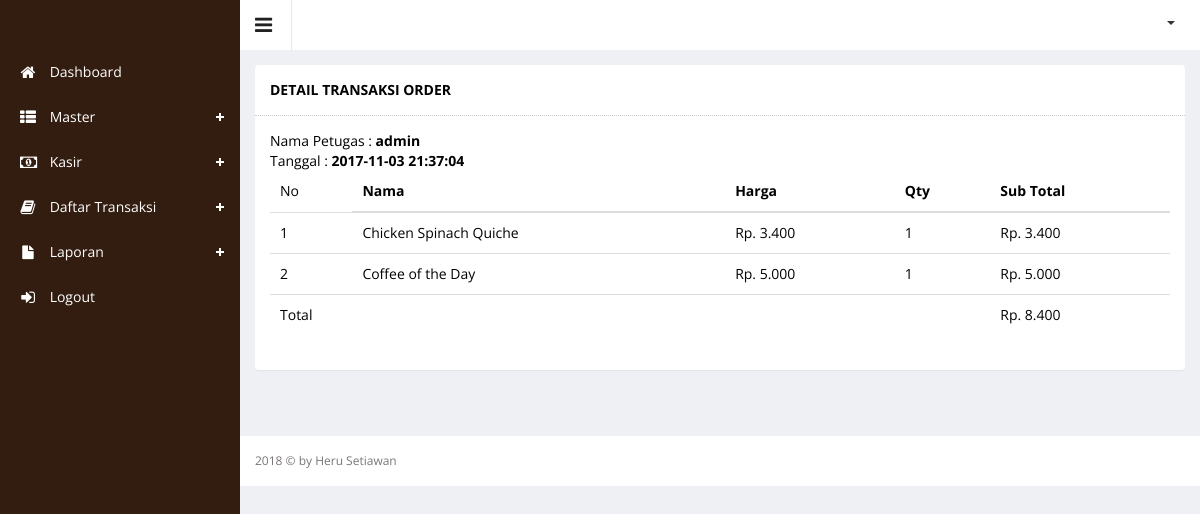
The app's page /index.php?hal=master/transaksi/detail&id=521 (signed in) with its own data.
### tables this page shows
CREATE TABLE `orders` (
  `id_orders` int(5) NOT NULL,
  `nama_petugas` varchar(100) NOT NULL,
  `tgl_order` datetime NOT NULL,
  `jam_order` time NOT NULL
);

CREATE TABLE `orders_detail` (
  `id_orders` int(5) NOT NULL,
  `product_id` int(5) NOT NULL,
  `jumlah` int(5) NOT NULL
);

CREATE TABLE `product` (
  `product_id` int(10) UNSIGNED NOT NULL,
  `product_name` varchar(100) DEFAULT NULL,
  `product_price` int(11) DEFAULT NULL,
  `product_desc` text,
  `product_images` text,
  `product_stock` int(11) DEFAULT NULL,
  `product_date` datetime DEFAULT NULL,
  `category_id` int(11) DEFAULT NULL
);

### master/transaksi/detail.php (the view, shortened to what this page needs)
<?php
$id = $_GET['id'];
$queryRowOrder = mysql_query("SELECT *
FROM
    `product`
    INNER JOIN `orders_detail`
        ON (`product`.`product_id` = `orders_detail`.`product_id`)
    INNER JOIN `orders`
        ON (`orders`.`id_orders` = `orders_detail`.`id_orders`) WHERE orders.id_orders= '" . $id . "'");
?>
<div class="wrapper">
    <div class="row">
        <div class="col-lg-12 text-left">
            <section class="panel">
                <header class="panel-heading">
                    Detail Transaksi Order
                </header>
                <div class="panel-body">
                    <?php
                    $qOrder = mysql_query("SELECT * FROM orders WHERE id_orders ='" . $id . "'");
                    $dataOrder = mysql_fetch_array($qOrder);
                    ?>
                    Nama Petugas : <b><?php echo $dataOrder['nama_petugas']; ?></b><br>
                    Tanggal :
                    <b>
                        <?php
                        echo $dataOrder['tgl_order'] . "";
                        ?>
                    </b>
                    <table class="table">
                        <thead>
                        <tr>
                            <td>No</td>
                            <th>Nama</th>
                            <th>Harga</th>
                            <th>Qty</th>
                            <th>Sub Total</th>
                        </tr>
                        </thead>
                        <tbody>
                        <?php
                        $no = 1;
                        $total = 0;
                        while ($data = mysql_fetch_array($queryRowOrder)) {
                            $sub_total = +$data['product_price'] * $data['jumlah'];
                            $total += $sub_total;
                            ?>
                            <tr>
                                <td>
                                    <?php echo $no++; ?>
                                </td>
                                <td>
                                    <?php echo $data['product_name'] ?></td>
                                <td>Rp. <?php echo number_format($data['product_price'], 0, ',', '.'); ?></td>
                                <td><?php echo $data['jumlah']; ?></td>
                                <td>Rp. <?php echo number_format($sub_total, 0, ',', '.'); ?></td>
                            </tr>
                        <?php } ?>
                        <tr>
                            <td colspan="4">
                                Total
                            </td>
                            <td>Rp.
                                <?php echo number_format($total, 0, ',', '.'); ?>
                            </td>
                        </tr>
                        </tbody>
                    </table>
                </div>
            </section>
        </div>
    </div>
</div>

### records on screen
orders: nama_petugas "admin", tgl_order "2017-11-03 21:37:04"
orders_detail: product.product_name "Chicken Spinach Quiche", product.product_price "3.400", jumlah "1", sub_total "3.400"
orders_detail: product.product_name "Coffee of the Day", product.product_price "5.000", jumlah "1", sub_total "5.000"

### other values on screen
$total "8.400"
